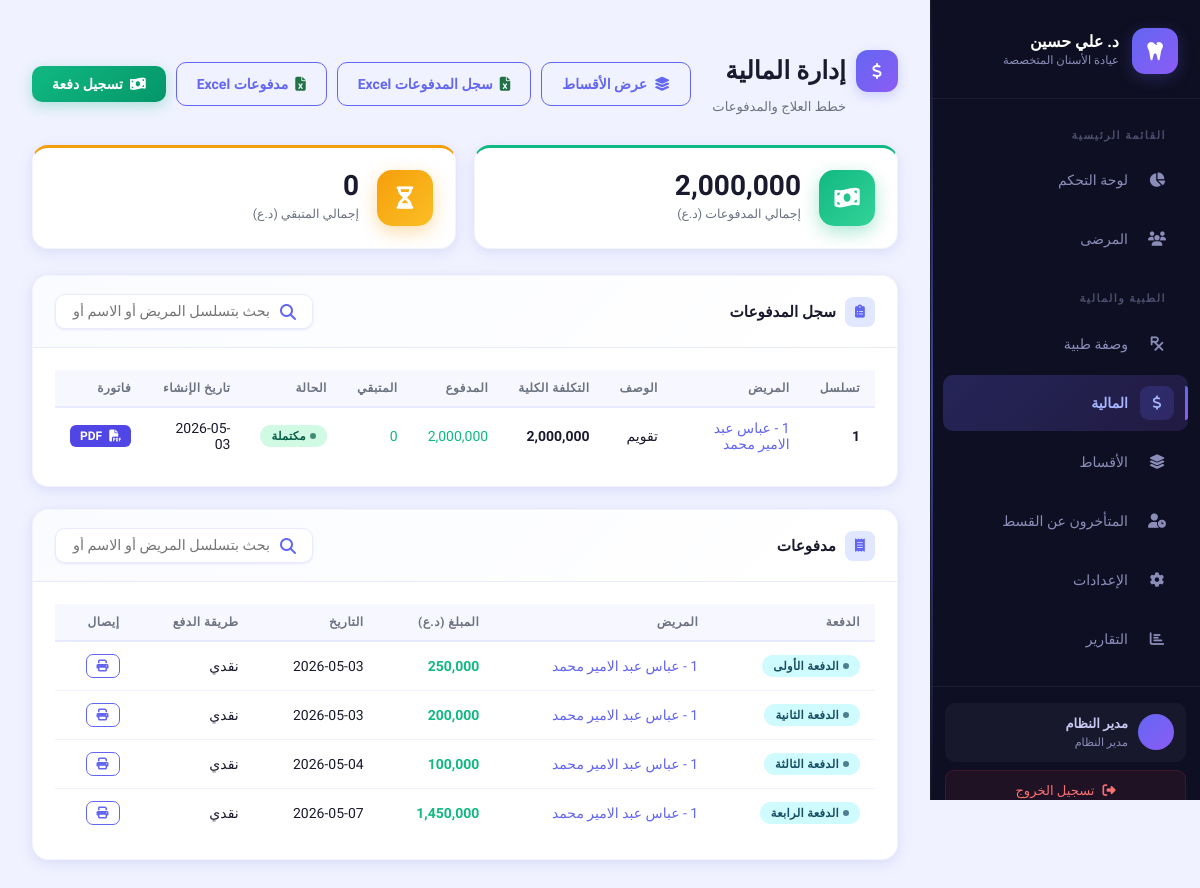
/finance/ (signed in), run on the app's committed database.
### tables this page shows
CREATE TABLE patients (
                id            INTEGER PRIMARY KEY AUTOINCREMENT,
                full_name     TEXT    NOT NULL,
                phone         TEXT    NOT NULL,
                email         TEXT,
                date_of_birth TEXT,
                gender        TEXT    DEFAULT 'male',
                address       TEXT,
                notes         TEXT,
                created_at    TEXT    NOT NULL DEFAULT (datetime('now','localtime'))
            , is_deleted INTEGER NOT NULL DEFAULT 0, deleted_at TEXT);

CREATE TABLE payments (
                id               INTEGER PRIMARY KEY AUTOINCREMENT,
                patient_id       INTEGER NOT NULL,
                treatment_plan_id INTEGER,
                amount           REAL    NOT NULL,
                payment_date     TEXT    NOT NULL DEFAULT (date('now','localtime')),
                payment_method   TEXT    NOT NULL DEFAULT 'cash',
                notes            TEXT,
                created_at       TEXT    NOT NULL DEFAULT (datetime('now','localtime')),
                FOREIGN KEY (patient_id)        REFERENCES patients(id) ON DELETE CASCADE,
                FOREIGN KEY (treatment_plan_id) REFERENCES treatment_plans(id) ON DELETE SET NULL
            );

### routes/finance.py (the view)
@finance_bp.route('/')
@login_required
def index():
    db = get_db()
    plans = db.execute('''
        SELECT tp.*, p.full_name as patient_name
        FROM treatment_plans tp
        JOIN patients p ON tp.patient_id = p.id
        ORDER BY tp.created_at DESC
    ''').fetchall()
    payments = db.execute('''
        SELECT pay.*, p.full_name as patient_name,
               ROW_NUMBER() OVER (
                   PARTITION BY pay.patient_id
                   ORDER BY pay.payment_date, pay.id
               ) as payment_num
        FROM payments pay
        JOIN patients p ON pay.patient_id = p.id
        ORDER BY pay.payment_date, pay.id
        LIMIT 50
    ''').fetchall()
    patients = db.execute('SELECT id, full_name FROM patients ORDER BY id').fetchall()
    total_income    = db.execute('SELECT COALESCE(SUM(amount), 0) as t FROM payments').fetchone()['t']
    total_remaining = db.execute(
        'SELECT COALESCE(SUM(total_cost - amount_paid), 0) as t FROM treatment_plans WHERE status="active"'
    ).fetchone()['t']
    return render_template('finance.html',
        plans=plans,
        payments=payments,
        patients=patients,
        total_income=total_income,
        total_remaining=total_remaining
    )

### db/database.py (called while the page is built)
def get_db():
    if 'db' not in g:
        g.db = sqlite3.connect(
            current_app.config['DATABASE'],
            detect_types=sqlite3.PARSE_DECLTYPES
        )
        g.db.row_factory = sqlite3.Row  # النتائج كـ dict
        g.db.execute("PRAGMA journal_mode=WAL")
        g.db.execute("PRAGMA foreign_keys = ON")
    return g.db

### routes/auth.py (called while the page is built)
def login_required(f):
    from functools import wraps
    @wraps(f)
    def decorated(*args, **kwargs):
        if 'user_id' not in session:
            flash('يرجى تسجيل الدخول أولاً', 'warning')
            return redirect(url_for('auth.login'))
        return f(*args, **kwargs)
    return decorated

### templates/finance.html (shortened to what this page needs)
﻿{% extends "base.html" %}
{% block content %}
<div class="page-header">
  <div class="page-header-left">
    <h2>
      <div class="header-icon"><i class="fas fa-dollar-sign"></i></div>
      إدارة المالية
    </h2>
    <p class="page-subtitle">خطط العلاج والمدفوعات</p>
  </div>
  <div class="header-actions">
    <a href="{{ url_for('finance.installments') }}" class="btn btn-outline">
      <i class="fas fa-layer-group"></i> عرض الأقساط
    </a>
    <a href="{{ url_for('finance.export_plans_excel') }}" class="btn btn-outline" title="تصدير سجل المدفوعات Excel">
      <i class="fas fa-file-excel" style="color:#217346"></i> سجل المدفوعات Excel
    </a>
    <a href="{{ url_for('finance.export_payments_excel') }}" class="btn btn-outline" title="تصدير المدفوعات Excel">
      <i class="fas fa-file-excel" style="color:#217346"></i> مدفوعات Excel
    </a>
    <button class="btn btn-success" onclick="openModal('addPaymentModal')">
      <i class="fas fa-money-bill-wave"></i> تسجيل دفعة
    </button>
  </div>
</div>
<div class="stats-grid">
  <div class="stat-card stat-green">
    <div class="stat-icon"><i class="fas fa-money-bill-wave"></i></div>
    <div class="stat-info">
      <span class="stat-number">{{ total_income|fmt_num }}</span>
      <span class="stat-label">إجمالي المدفوعات (د.ع)</span>
    </div>
  </div>
  <div class="stat-card stat-orange">
    <div class="stat-icon"><i class="fas fa-hourglass-half"></i></div>
    <div class="stat-info">
      <span class="stat-number">{{ total_remaining|fmt_num }}</span>
      <span class="stat-label">إجمالي المتبقي (د.ع)</span>
    </div>
  </div>
</div>
<div class="card">
  <div class="card-header">
    <h3><i class="fas fa-clipboard-list"></i> سجل المدفوعات</h3>
    <div class="search-bar" style="margin-bottom:0">
      <div class="search-input-wrapper">
        <i class="fas fa-search"></i>
        <input type="text" id="plansSearch" placeholder="بحث بتسلسل المريض أو الاسم أو الوصف..."
               oninput="filterTable('plansSearch','plansTable')">
      </div>
    </div>
  </div>
  <div class="card-body">
    {% if plans %}
    <table class="table table-hover" id="plansTable">
      <thead>
        <tr>
          <th>تسلسل</th>
          <th>المريض</th>
          <th>الوصف</th>
          <th>التكلفة الكلية</th>
          <th>المدفوع</th>
          <th>المتبقي</th>
          <th>الحالة</th>
          <th>تاريخ الإنشاء</th>
          <th>فاتورة</th>
        </tr>
      </thead>
      <tbody>
        {% for plan in plans %}
        <tr>
          <td><strong>{{ plan.patient_id }}</strong></td>
          <td>
            <a href="{{ url_for('patients.profile', patient_id=plan.patient_id) }}">
              {{ plan.patient_id }} - {{ plan.patient_name }}
            </a>
          </td>
          <td>{{ plan.description }}</td>
          <td class="text-bold">{{ plan.total_cost|fmt_num }}</td>
          <td class="text-success">{{ plan.amount_paid|fmt_num }}</td>
          <td class="{{ 'text-danger' if (plan.total_cost - plan.amount_paid) > 0 else 'text-success' }}">
            {{ (plan.total_cost - plan.amount_paid)|fmt_num }}
          </td>
          <td>
            <span class="badge {{ 'badge-completed' if plan.status == 'completed' else 'badge-scheduled' }}">
              {{ 'مكتملة' if plan.status == 'completed' else 'نشطة' }}
            </span>
          </td>
          <td>{{ plan.created_at[:10] }}</td>
          <td>
            <a href="{{ url_for('finance.invoice', plan_id=plan.id) }}" target="_blank"
               class="btn btn-sm" style="background:#4f46e5;color:#fff;padding:4px 10px;border-radius:6px;font-size:12px;text-decoration:none;">
              <i class="fas fa-file-pdf"></i> PDF
            </a>
          </td>
        </tr>
        {% endfor %}
      </tbody>
    </table>
    {% else %}
      <p class="empty-state"><i class="fas fa-clipboard"></i> لا توجد خطط علاج</p>
    {% endif %}
  </div>
</div>
<div class="card">
  <div class="card-header">
    <h3><i class="fas fa-receipt"></i> مدفوعات</h3>
    <div class="search-bar" style="margin-bottom:0">
      <div class="search-input-wrapper">
        <i class="fas fa-search"></i>
        <input type="text" id="paymentsSearch" placeholder="بحث بتسلسل المريض أو الاسم أو المبلغ..."
               oninput="filterTable('paymentsSearch','paymentsTable')">
      </div>
    </div>
  </div>
  <div class="card-body">
    {% if payments %}
    <table class="table table-hover" id="paymentsTable">
      <thead>
        <tr>
          <th>الدفعة</th>
          <th>المريض</th>
          <th>المبلغ (د.ع)</th>
          <th>التاريخ</th>
          <th>طريقة الدفع</th>
          <th>إيصال</th>
        </tr>
      </thead>
      <tbody>
        {% for pay in payments %}
        <tr>
          <td><span class="badge badge-info">الدفعة {{ pay.payment_num|ordinal_ar }}</span></td>
          <td>
            <a href="{{ url_for('patients.profile', patient_id=pay.patient_id) }}">
              {{ pay.patient_id }} - {{ pay.patient_name }}
            </a>
          </td>
          <td class="text-success text-bold">{{ pay.amount|fmt_num }}</td>
          <td>{{ pay.payment_date }}</td>
          <td>{{ pay.payment_method | payment_label }}</td>
          <td>
            <a href="{{ url_for('finance.receipt', payment_id=pay.id) }}" target="_blank"
               class="btn btn-xs btn-outline" title="طباعة إيصال">
              <i class="fas fa-print"></i>
            </a>
          </td>
        </tr>
        {% endfor %}
      </tbody>
    </table>
    {% else %}
      <p class="empty-state"><i class="fas fa-money-bill"></i> لا توجد مدفوعات</p>
    {% endif %}
  </div>
</div>
{% endblock %}

### templates/base.html (shortened to what this page needs)
<!DOCTYPE html>
<html lang="ar" dir="rtl">
<head>
  <link rel="stylesheet" href="{{ url_for('static', filename='style.css') }}">
  <link rel="stylesheet" href="https://cdnjs.cloudflare.com/ajax/libs/font-awesome/6.5.0/css/all.min.css">
</head>
<body>
  <aside class="sidebar">
    <div class="sidebar-logo">
      <div class="sidebar-logo-icon">
        <i class="fas fa-tooth"></i>
      </div>
      <div class="sidebar-logo-text">
        <h2>د. علي حسين</h2>
        <span>عيادة الأسنان المتخصصة</span>
      </div>
    </div>
    <nav class="sidebar-nav">
      <div class="sidebar-section-title">القائمة الرئيسية</div>
      {% if session.role == 'accountant' %}
      <a href="{{ url_for('patients.index') }}"
         class="nav-item {% if request.endpoint and request.endpoint.startswith('patients.') %}active{% endif %}">
        <div class="nav-item-icon"><i class="fas fa-users"></i></div>
        <span>المرضى</span>
      </a>
      <div class="sidebar-section-title">المالية</div>
      <a href="{{ url_for('finance.index') }}"
         class="nav-item {% if request.endpoint and request.endpoint.startswith('finance.') and request.endpoint != 'finance.installments' %}active{% endif %}">
        <div class="nav-item-icon"><i class="fas fa-dollar-sign"></i></div>
        <span>المالية</span>
      </a>
      <a href="{{ url_for('finance.installments') }}"
         class="nav-item {% if request.endpoint == 'finance.installments' %}active{% endif %}">
        <div class="nav-item-icon"><i class="fas fa-layer-group"></i></div>
        <span>الأقساط</span>
      </a>
      <a href="{{ url_for('finance.overdue_patients') }}"
         class="nav-item {% if request.endpoint == 'finance.overdue_patients' %}active{% endif %}">
        <div class="nav-item-icon"><i class="fas fa-user-clock"></i></div>
        <span>المتأخرون عن القسط</span>
      </a>
      {% elif session.role == 'reception' %}
      <a href="{{ url_for('patients.index') }}"
        class="nav-item {% if request.endpoint and request.endpoint.startswith('patients.') %}active{% endif %}">
        <div class="nav-item-icon"><i class="fas fa-users"></i></div>
        <span>المرضى</span>
      </a>
      {% else %}
      <a href="{{ url_for('dashboard.index') }}"
         class="nav-item {% if request.endpoint == 'dashboard.index' %}active{% endif %}">
        <div class="nav-item-icon"><i class="fas fa-chart-pie"></i></div>
        <span>لوحة التحكم</span>
      </a>
      <a href="{{ url_for('patients.index') }}"
         class="nav-item {% if request.endpoint and request.endpoint.startswith('patients.') %}active{% endif %}">
        <div class="nav-item-icon"><i class="fas fa-users"></i></div>
        <span>المرضى</span>
      </a>
      <div class="sidebar-section-title">الطبية والمالية</div>
      <a href="{{ url_for('medical.prescription_form') }}"
         class="nav-item {% if request.endpoint and request.endpoint.startswith('medical.') %}active{% endif %}">
        <div class="nav-item-icon"><i class="fas fa-prescription"></i></div>
        <span>وصفة طبية</span>
      </a>
      <a href="{{ url_for('finance.index') }}"
         class="nav-item {% if request.endpoint and request.endpoint.startswith('finance.') and request.endpoint != 'finance.installments' %}active{% endif %}">
        <div class="nav-item-icon"><i class="fas fa-dollar-sign"></i></div>
        <span>المالية</span>
      </a>
      <a href="{{ url_for('finance.installments') }}"
         class="nav-item {% if request.endpoint == 'finance.installments' %}active{% endif %}">
        <div class="nav-item-icon"><i class="fas fa-layer-group"></i></div>
        <span>الأقساط</span>
      </a>
      <a href="{{ url_for('finance.overdue_patients') }}"
         class="nav-item {% if request.endpoint == 'finance.overdue_patients' %}active{% endif %}">
        <div class="nav-item-icon"><i class="fas fa-user-clock"></i></div>
        <span>المتأخرون عن القسط</span>
      </a>
      <a href="{{ url_for('settings.index') }}"
         class="nav-item {% if request.endpoint and request.endpoint.startswith('settings.') %}active{% endif %}">
        <div class="nav-item-icon"><i class="fas fa-cog"></i></div>
        <span>الإعدادات</span>
      </a>
      {% if session.role == 'admin' %}
      <a href="{{ url_for('reports.index') }}"
         class="nav-item {% if request.endpoint and request.endpoint.startswith('reports.') %}active{% endif %}">
        <div class="nav-item-icon"><i class="fas fa-chart-bar"></i></div>
        <span>التقارير</span>
      </a>
      {% endif %}
      {% endif %}
    </nav>
    <div class="sidebar-footer">
      <div class="sidebar-user">
        <div class="sidebar-user-avatar">
        </div>
        <div class="sidebar-user-info">
          <div class="sidebar-user-name">{{ session.full_name }}</div>
          {% set session_role_labels = {
            'admin': 'مدير النظام',
            'reception': 'استقبال',
            'accountant': 'محاسب',
            'doctor': 'طبيب',
            'staff': 'موظف'
          } %}
          <div class="sidebar-user-role">{{ session_role_labels.get(session.role, 'موظف') }}</div>
        </div>
      </div>
      <a href="{{ url_for('auth.logout') }}" class="logout-btn">
        <i class="fas fa-sign-out-alt"></i>
        <span>تسجيل الخروج</span>
      </a>
    </div>
  </aside>
  <main class="main-content">
    {% block content %}{% endblock %}
  </main>
</body>
</html>

### data on the page
patients: patient_id "1", patient_name "عباس عبد الامير محمد", description "تقويم", total_cost|fmt_num "2,000,000", amount_paid|fmt_num "2,000,000", (plan.total_cost-plan.amount_paid)|fmt_num "0", status "مكتملة", created_at "2026-05-03"
payments: payment_num|ordinal_ar "الأولى", patient_id "1", patient_name "عباس عبد الامير محمد", amount|fmt_num "250,000", payment_date "2026-05-03", payment_method|payment_label "نقدي"
payments: payment_num|ordinal_ar "الثانية", patient_id "1", patient_name "عباس عبد الامير محمد", amount|fmt_num "200,000", payment_date "2026-05-03", payment_method|payment_label "نقدي"
payments: payment_num|ordinal_ar "الثالثة", patient_id "1", patient_name "عباس عبد الامير محمد", amount|fmt_num "100,000", payment_date "2026-05-04", payment_method|payment_label "نقدي"
payments: payment_num|ordinal_ar "الرابعة", patient_id "1", patient_name "عباس عبد الامير محمد", amount|fmt_num "1,450,000", payment_date "2026-05-07", payment_method|payment_label "نقدي"

### other printed values
{{ session.full_name }} "مدير النظام"
{{ session_role_labels.get(session.role, 'موظف') }} "مدير النظام"
{{ total_income|fmt_num }} "2,000,000"
{{ total_remaining|fmt_num }} "0"
